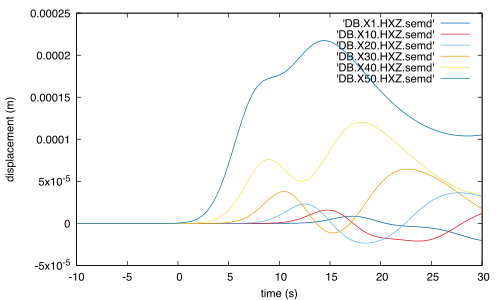

gnuplot code for this plot:
#!/usr/bin/gnuplot -persist

set xlabel "time (s)"
set ylabel "displacement (m)"

plot 'DB.X1.HXZ.semd' w l,'DB.X10.HXZ.semd' w l,'DB.X20.HXZ.semd' w l,'DB.X30.HXZ.semd' w l,'DB.X40.HXZ.semd' w l,'DB.X50.HXZ.semd' w l
